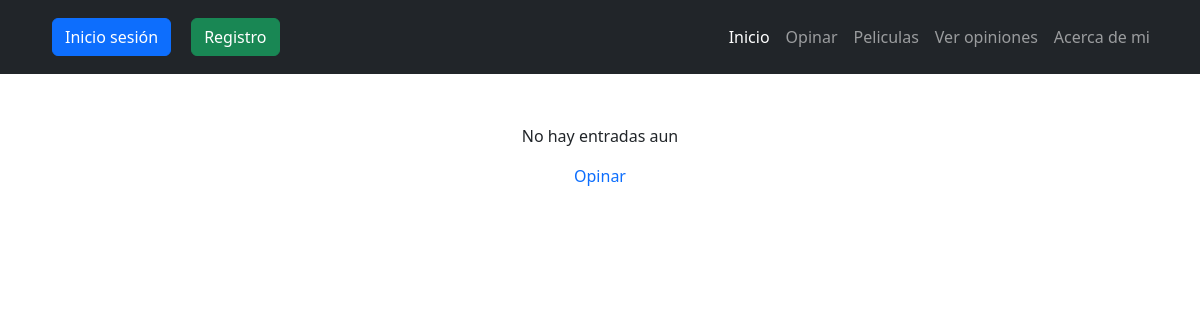
The app's page /pages/, older data.
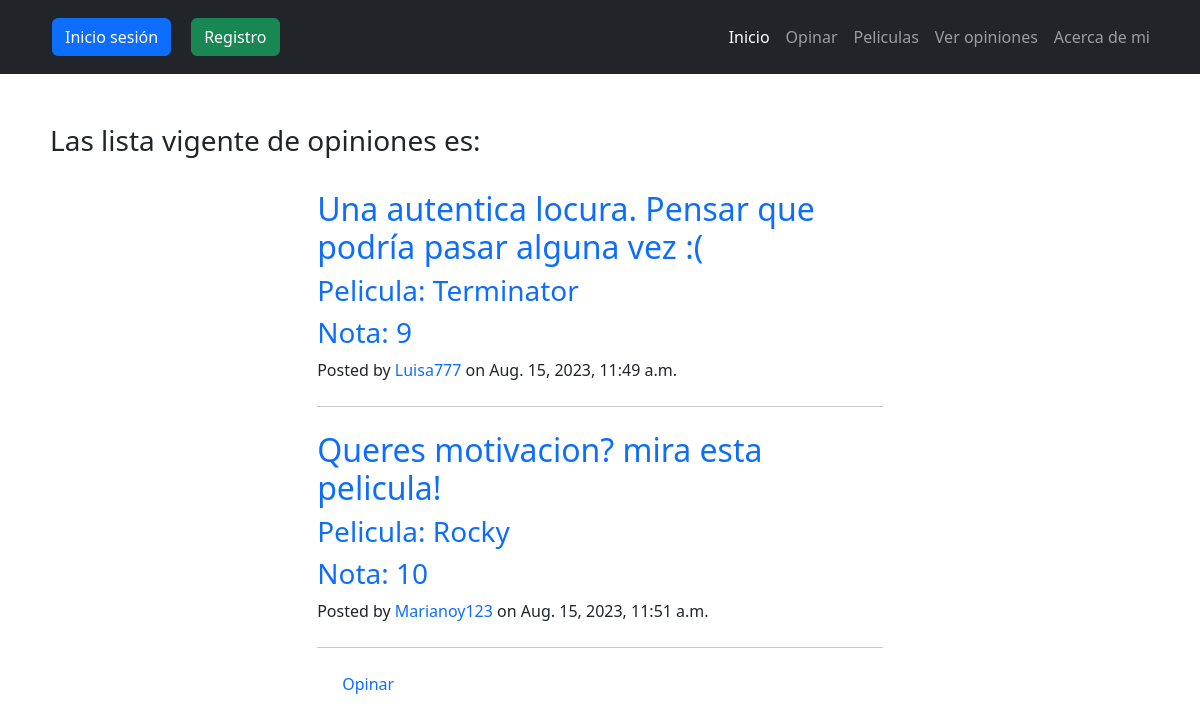
The same page, newer data.
### Opiniones/models.py (models this page shows, shortened)
class opinion(models.Model):
    pelicula=models.CharField(max_length=32)
    nota=models.IntegerField()
    mini_opinion=models.CharField(max_length=64)
    detalle=models.CharField(max_length=1024)
    creador=models.ForeignKey(User, on_delete=models.CASCADE, related_name="CursosCreados")
    fecha=models.DateTimeField(auto_now=True)

### Opiniones/views.py (the view)
# urls.py: path("", ver_opiniones, name="ListaOpiniones"),
def ver_opiniones(request):
    contexto = {
        "Opiniones": opinion.objects.all(),
    }
    http_response = render(
        request=request,
        template_name='Opiniones/ListaOpiniones.html',
        context=contexto,
    )
    return http_response

### Opiniones/templates/Opiniones/ListaOpiniones.html (shortened to what this page needs)
{% extends "base.html" %}
{%load static%}
{% block contenido %}
    <div style="margin:50px">
        {%if Opiniones|length < 1%}
        <p style="text-align: center">No hay entradas aun<p>
        <div style="text-align: center">
            <a  href="{% url 'CrearOpinion' %}"> Opinar </a>
        </div>
        {%else%}
        <h3>Las lista vigente de opiniones es: </h3>
        <br>
        <div class="container px-4 px-lg-5">
            <div class="row gx-4 gx-lg-5 justify-content-center" style="text-decoration: none">
                <div class="col-md-10 col-lg-8 col-xl-7">
                    {% for opinion in Opiniones %}
                    <div class="post-preview">
                        <a href="{% url 'DetalleOpinion' opinion.id %}">
                            <h2 class="post-title">{{opinion.mini_opinion}}</h2>
                            <h3 class="post-subtitle">Pelicula: {{opinion.pelicula}}</h3>
                            <h3 class="post-subtitle">Nota: {{opinion.nota}}</h3>
                        </a>
                        <p class="post-meta">
                            Posted by
                            <a href="#!">{{opinion.creador}}</a>
                            on {{opinion.fecha}}
                        </p>
                    </div>
                    <hr class="my-4" />
                    {% endfor %}
                    <a style="margin-left: 25px" href="{% url 'CrearOpinion' %}"> Opinar </a>
                    {%endif%}
    </div>
{% endblock contenido %}

### templates_base/base.html (shortened to what this page needs)
{% load static %}
<!DOCTYPE html>
<html lang="en">
    <head>
        <link href="{% static 'css/styles.css' %}" rel="stylesheet" />
    </head>
    <body>
        <nav class="navbar navbar-expand-lg navbar-dark bg-dark">
            <div class="container">
                {% if user.is_authenticated %}
                <button class="btn btn-secondary dropdown-toggle" type="button" id="dropdownMenuButton1" data-bs-toggle="dropdown" aria-expanded="false">
                    <div style="display: inline-flex;">
                        {% if user.avatar.imagen %}
                        <img src="{{ user.avatar.imagen.url }}" style="width: 40px; height: 45px; margin-right: 10px"
                        alt="Avatar" />
                        <span>{{ user.username }}</span>
                        {% else %}
                        <span>{{ user.username }}</span>
                        {% endif %}
                    }
                    </div>
                </button>
                <ul class="dropdown-menu" style="margin-left: 8%" aria-labelledby="dropdownMenuButton1">
                    <li>
                        <a class="dropdown-item"  href="{% url 'VerPerfil' user.id %}">Ver perfil</a>
                    </li>
                    <li>
                        <a class="dropdown-item"  href="{% url 'AgregarAvatar' %}">Agregar Avatar</a>
                    </li>
                    <li>
                        <a class="dropdown-item"  href="{% url 'EliminarAvatar' user.id %}">Eliminar Avatar</a>
                    </li>
                    <li>
                        <a class="dropdown-item"  href="{% url 'Logout' %}"><strong>Cerrar Sesión</strong></a>
                    </li>
                </ul>
                {% else %}
                <a class="btn btn-primary" style="margin: 10px" href="{% url 'Login' %}">Inicio sesión</a>
                <a class="btn btn-success" style="margin: 10px" href="{% url 'Registro' %}">Registro</a>
                {% endif %}
                <div class="collapse navbar-collapse" id="navbarSupportedContent">
                    <ul class="navbar-nav ms-auto mb-2 mb-lg-0">
                        <li class="nav-item"><a class="nav-link active" aria-current="page" href="{% url 'Inicio' %}">Inicio</a></li>
                        <li class="nav-item"><a class="nav-link" href="{% url 'CrearOpinion' %}">Opinar</a>
                        <li class="nav-item"><a class="nav-link" href="{% url 'ListaPelis' %}">Peliculas</a></li>
                        <li class="nav-item"><a class="nav-link" href="{% url 'ListaOpiniones' %}">Ver opiniones</a></li>
                        <li class="nav-item"><a class="nav-link" href="{% url 'About' %}">Acerca de mi</a></li>
                    </ul>
                </div>
            </div>
        </nav>
        {% block contenido %}
        {% endblock contenido %}
    </body>
</html>

Row changes from the older to the newer data that the page shows:
added opinion: mini_opinion "Una autentica locura. Pensar que podría pasar alguna vez :(", pelicula "Terminator", nota "9", creador "Luisa777", fecha "Aug. 15, 2023, 11:49 a.m."
added opinion: mini_opinion "Queres motivacion? mira esta pelicula!", pelicula "Rocky", nota "10", creador "Marianoy123", fecha "Aug. 15, 2023, 11:51 a.m."
Text that changed along with them:
text no longer shown: "No hay entradas aun"
text now shown: "Las lista vigente de opiniones es:"
